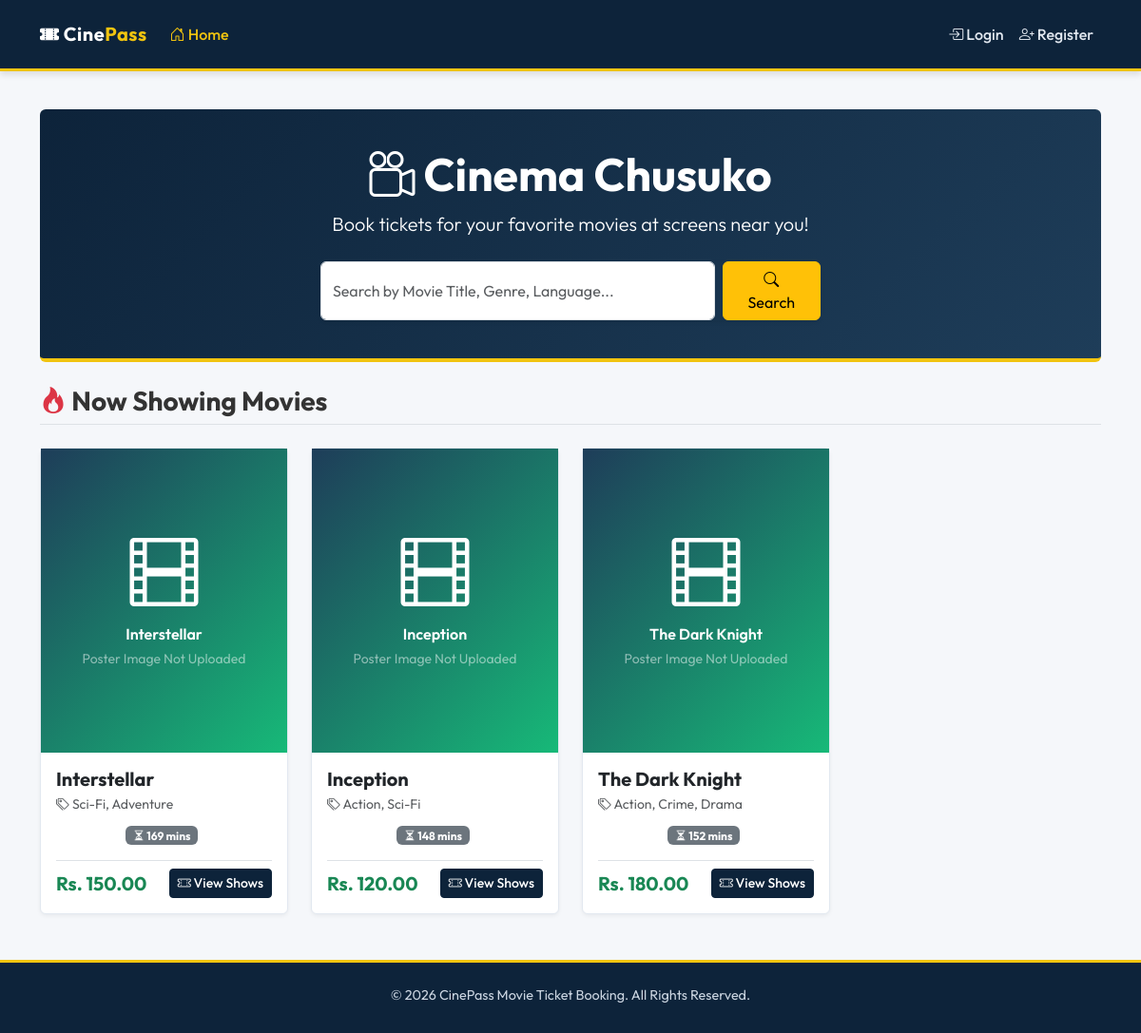
The page / on the database its author committed.
### tables this page shows
CREATE TABLE IF NOT EXISTS `movies` (
  `id` INT AUTO_INCREMENT PRIMARY KEY,
  `title` VARCHAR(255) NOT NULL,
  `genre` VARCHAR(100) NOT NULL,
  `language` VARCHAR(50) NOT NULL,
  `duration` INT NOT NULL,  
  `release_date` DATE NOT NULL,
  `description` TEXT NOT NULL,
  `poster` VARCHAR(255) NOT NULL,  
  `ticket_price` DECIMAL(10,2) NOT NULL
);

### movie-ticket-booking/functions.php (called while the page is built, shortened)
<?php
function formatPrice($price) {
    return "Rs. " . number_format($price, 2);
}
?>

### index.php (the view, shortened to what this page needs)
<?php
require_once 'includes/header.php';
$search = isset($_GET['search']) ? sanitize($_GET['search']) : '';
$sql = "SELECT * FROM movies";
$sql .= " ORDER BY release_date DESC";
$result = $conn->query($sql);
?>
<div class="hero-banner rounded text-center mb-4">
    <h1 class="display-5 fw-bold"><i class="bi bi-camera-reels"></i> Cinema Chusuko</h1>
    <p class="lead">Book tickets for your favorite movies at screens near you!</p>
    <div class="row justify-content-center mt-4">
        <div class="col-md-8 col-lg-6">
            <form action="index.php" method="GET" class="d-flex shadow-sm rounded">
                <input class="form-control me-2 py-2" type="search" name="search" placeholder="Search by Movie Title, Genre, Language..." aria-label="Search" value="<?php echo htmlspecialchars($search); ?>">
                <button class="btn btn-warning px-4" type="submit"><i class="bi bi-search"></i> Search</button>
            </form>
        </div>
    </div>
</div>
<div class="row">
    <div class="col-12 mb-3">
        <h3 class="border-bottom pb-2 text-navy fw-bold">
            <i class="bi bi-fire text-danger"></i>
            <?php echo !empty($search) ? "Search Results" : "Now Showing Movies"; ?>
        </h3>
    </div>
    <?php if ($result && $result->num_rows > 0): ?>
        <?php while ($movie = $result->fetch_assoc()): ?>
            <div class="col-sm-6 col-md-4 col-lg-3 mb-4">
                <div class="card h-100 card-portal">
                    <?php
                    $poster_path = 'images/' . $movie['poster'];
                    if (!empty($movie['poster']) && file_exists($poster_path)):
                    ?>
                        <img src="<?php echo $poster_path; ?>" class="card-img-top" alt="<?php echo htmlspecialchars($movie['title']); ?>" style="height: 320px; object-fit: cover;">
                    <?php else: ?>
                        <div class="bg-secondary text-white text-center d-flex flex-column align-items-center justify-content-center" style="height: 320px; background: linear-gradient(135deg, #1e3d59 0%, #17b978 100%) !important;">
                            <i class="bi bi-film display-2 mb-2"></i>
                            <span class="px-2 fw-semibold text-wrap"><?php echo htmlspecialchars($movie['title']); ?></span>
                            <small class="text-white-50 mt-1">Poster Image Not Uploaded</small>
                        </div>
                    <?php endif; ?>
                    <div class="card-body d-flex flex-column">
                        <h5 class="card-title fw-bold text-navy mb-1"><?php echo htmlspecialchars($movie['title']); ?></h5>
                        <p class="text-muted small mb-2"><i class="bi bi-tags"></i> <?php echo htmlspecialchars($movie['genre']); ?></p>
                        <div class="mb-3">
                            <span class="badge bg-navy text-white"><i class="bi bi-translate"></i> <?php echo htmlspecialchars($movie['language']); ?></span>
                            <span class="badge bg-secondary"><i class="bi bi-hourglass-split"></i> <?php echo htmlspecialchars($movie['duration']); ?> mins</span>
                        </div>
                        <div class="mt-auto">
                            <div class="d-flex justify-content-between align-items-center border-top pt-2">
                                <span class="fw-bold text-success fs-5"><?php echo formatPrice($movie['ticket_price']); ?></span>
                                <a href="movie_details.php?id=<?php echo $movie['id']; ?>" class="btn btn-navy btn-sm"><i class="bi bi-ticket-perforated"></i> View Shows</a>
                            </div>
                        </div>
                    </div>
                </div>
            </div>
        <?php endwhile; ?>
    <?php endif; ?>
</div>
<?php
require_once 'includes/footer.php';
?>

### movie-ticket-booking/css/style.css (style rules this page uses)
:root { --primary-navy: #0d233a; --secondary-steel: #1e3d59; --accent-blue: #17b978; --light-bg: #f5f7fa; --text-dark: #333333; --text-muted: #666666; --border-color: #e2e8f0; }
body { font-family: 'Outfit', sans-serif; background-color: var(--light-bg); color: var(--text-dark); display: flex; flex-direction: column; min-height: 100vh; }
.card-portal { background: #ffffff; border: 1px solid var(--border-color); border-radius: 6px; box-shadow: 0 2px 4px rgba(0, 0, 0, 0.05); transition: transform 0.2s ease, box-shadow 0.2s ease; }
.hero-banner { background: linear-gradient(135deg, var(--primary-navy) 0%, var(--secondary-steel) 100%); color: #ffffff; padding: 40px 20px; border-bottom: 4px solid #f1c40f; margin-bottom: 30px; }
.btn-navy { background-color: var(--primary-navy); color: #ffffff; border: 1px solid var(--primary-navy); font-weight: 500; transition: background-color 0.2s; }

### rows shown on the page
movies: title "Interstellar", genre "Sci-Fi, Adventure", duration "169", ticket_price "Rs. 150.00"
movies: title "Inception", genre "Action, Sci-Fi", duration "148", ticket_price "Rs. 120.00"
movies: title "The Dark Knight", genre "Action, Crime, Drama", duration "152", ticket_price "Rs. 180.00"
